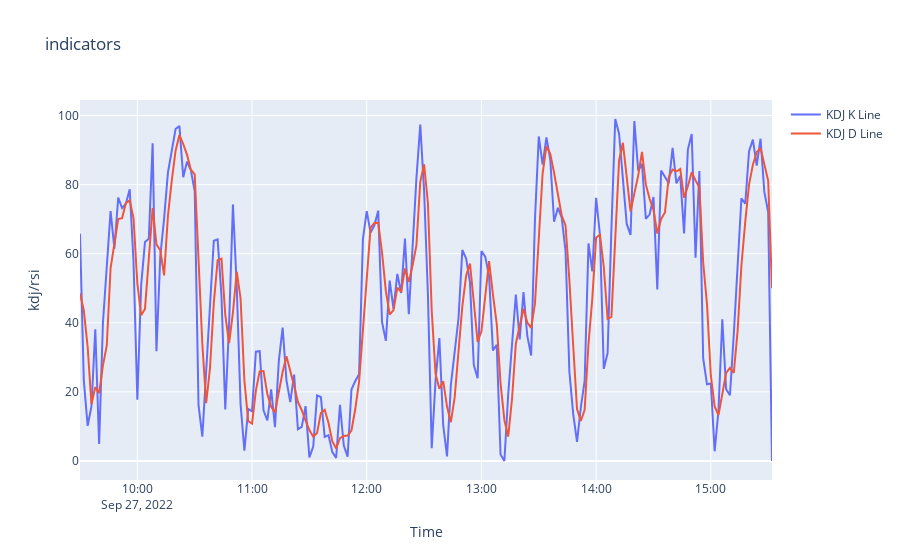

This figure's notebook cell:
### Code cell
import plotly.graph_objs as go

print(len(kdj),len(kdjd),len(rsi1))

trace1 = go.Scatter(
    x=data.index,
    y=kdj,
    mode='lines',
    name='KDJ K Line'
)

trace2 = go.Scatter(
    x=data.index,
    y=kdjd,
    mode='lines',
    name='KDJ D Line'
)

trace3 = go.Scatter(
    x=data.index,
    y=rsi1,
    mode='lines',
    name='RSI1 Line'
)

layout = go.Layout(
    title='indicators',
    xaxis={'title': "Time"},
    yaxis={'title': "kdj/rsi"}
)

fig = go.Figure(data=[trace1, trace2], layout=layout)
fig.show()

### Figure 1 — Plotly figure (JSON) as saved in the notebook; plotly's stock layout.template omitted (floating-point values rounded to 4 significant figures; data arrays with more than 128 entries replaced by an {"elided": "..."} marker saying what was removed)
{"data": [{"mode": "lines", "name": "KDJ K Line", "type": "scatter", "x": {"elided": "196 str values"}, "y": {"elided": "182 float values"}}, {"mode": "lines", "name": "KDJ D Line", "type": "scatter", "x": {"elided": "196 str values"}, "y": {"elided": "182 float values"}}], "layout": {"title": {"text": "indicators"}, "xaxis": {"title": {"text": "Time"}}, "yaxis": {"title": {"text": "kdj/rsi"}}}}
